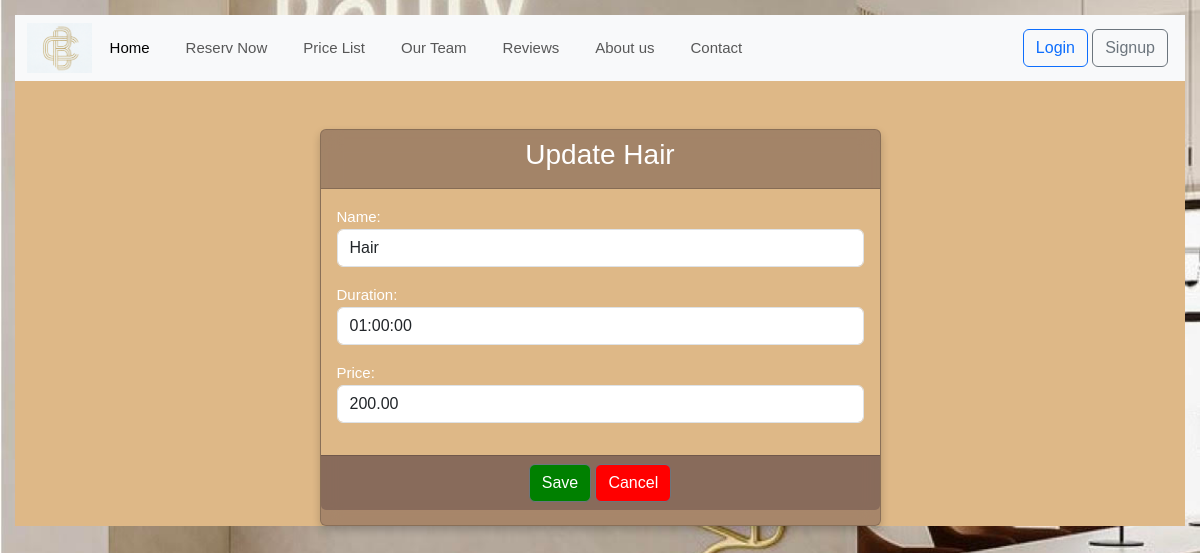
The app's page /update-service/1/ with its own data.
### reservation/models.py (models this page shows)
class Service(models.Model):
    name = models.CharField(max_length=255)
    duration = models.DurationField()
    price = models.DecimalField(max_digits=10, decimal_places=2)
    def __str__(self):
        return self.name

### reservation/views.py (the view)
# urls.py: path('update-service/<int:pk>/', views.ServiceUpdateView.as_view(), name='update_service'),
class ServiceUpdateView(UpdateView, LoginRequiredMixin, PermissionRequiredMixin, ):
    template_name = "service/update_service.html"
    model = Service
    form_class = ServiceUpdateForm
    success_url = reverse_lazy('services_list')
    permission_required = "service.change_service"

### reservation/forms.py
class ServiceUpdateForm(forms.ModelForm):
    class Meta:
        model = Service
        fields = ("name", "duration", "price")
        widgets = {
            'name': forms.TextInput(attrs={'class': 'form-control', 'placeholder': 'Please enter a service'}),
            "duration": forms.TextInput(attrs={'class': 'form-control', 'placeholder': 'Please enter the duration format 00:00:00'}),
            "price": forms.NumberInput(attrs={'class': 'form-control', 'placeholder': 'Please enter the price'}),
        }

### templates/service/update_service.html (shortened to what this page needs)
{% extends 'base.html' %}
{% block content %}
    <div class="container-fluid">
        <div class="row " style="background-color: burlywood">
            <div class="col-md-6 offset-md-3 gy-5" >
                <div class="card" style="background-color: rgb(95 71 71 /43%)">
                    <div class="card-header" >
                        <h3 class="text-center" >Update {{service}}</h3>
                    </div>
                    <form method="post" enctype="multipart/form-data" >
                        <div class="card-body" style="background-color: burlywood">
                            {{ form.as_p }}
                        </div>
                         <div class="card-footer text-center" style="background-color: rgb(95 71 71 /43%)">
                            <button type="submit" class="btn btn-secondary" style="background-color: green">Save</button>
                            <a href="{% url 'services_list' %}" class="btn btn-secondary" style="background-color: red">Cancel</a>
                        </div>
                    </form>
                </div>
            </div>
        </div>
    </div>
{% endblock %}

### static/css/my_style.css (style rules this page uses)
body { font-family: Arial, sans-serif; line-height: 1.6; margin: 0; padding: 0; background-color: #f4f4f4; }

### records on screen
Service: name "Hair", duration "01:00:00", price "200.00"
